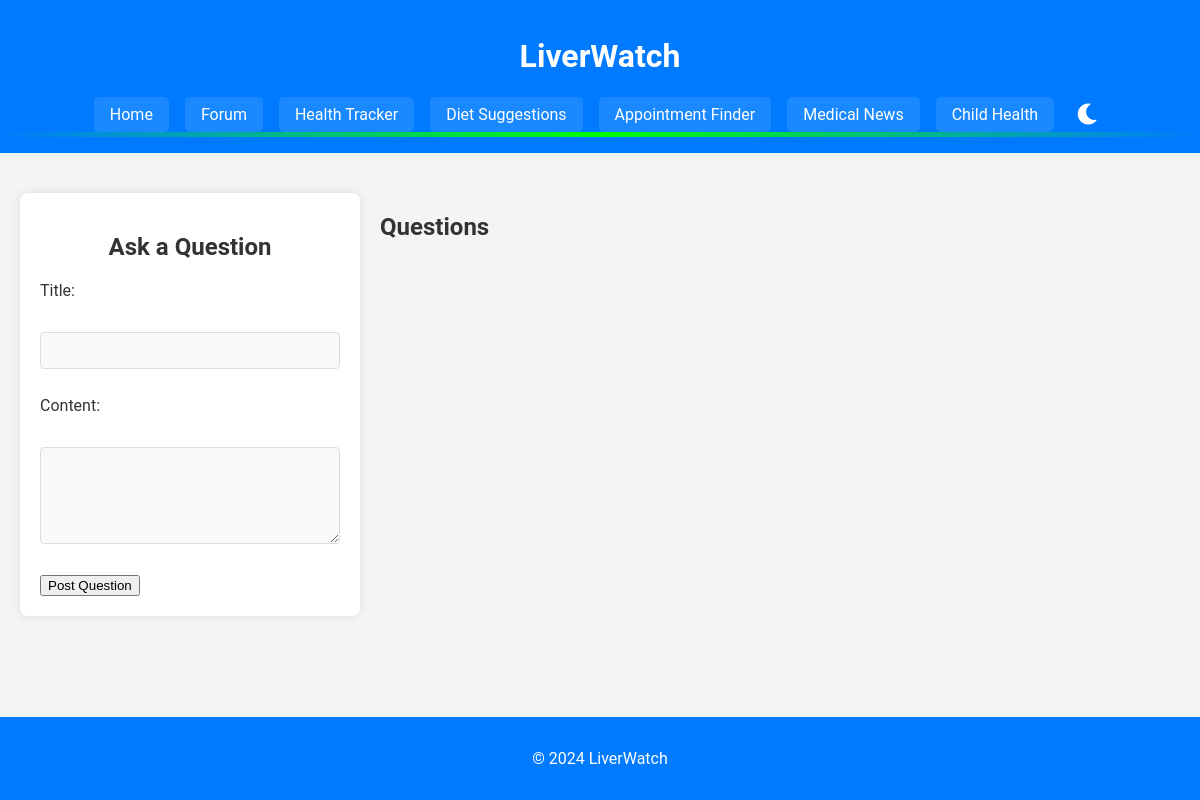
/forum, run on an earlier commit of the app's database.
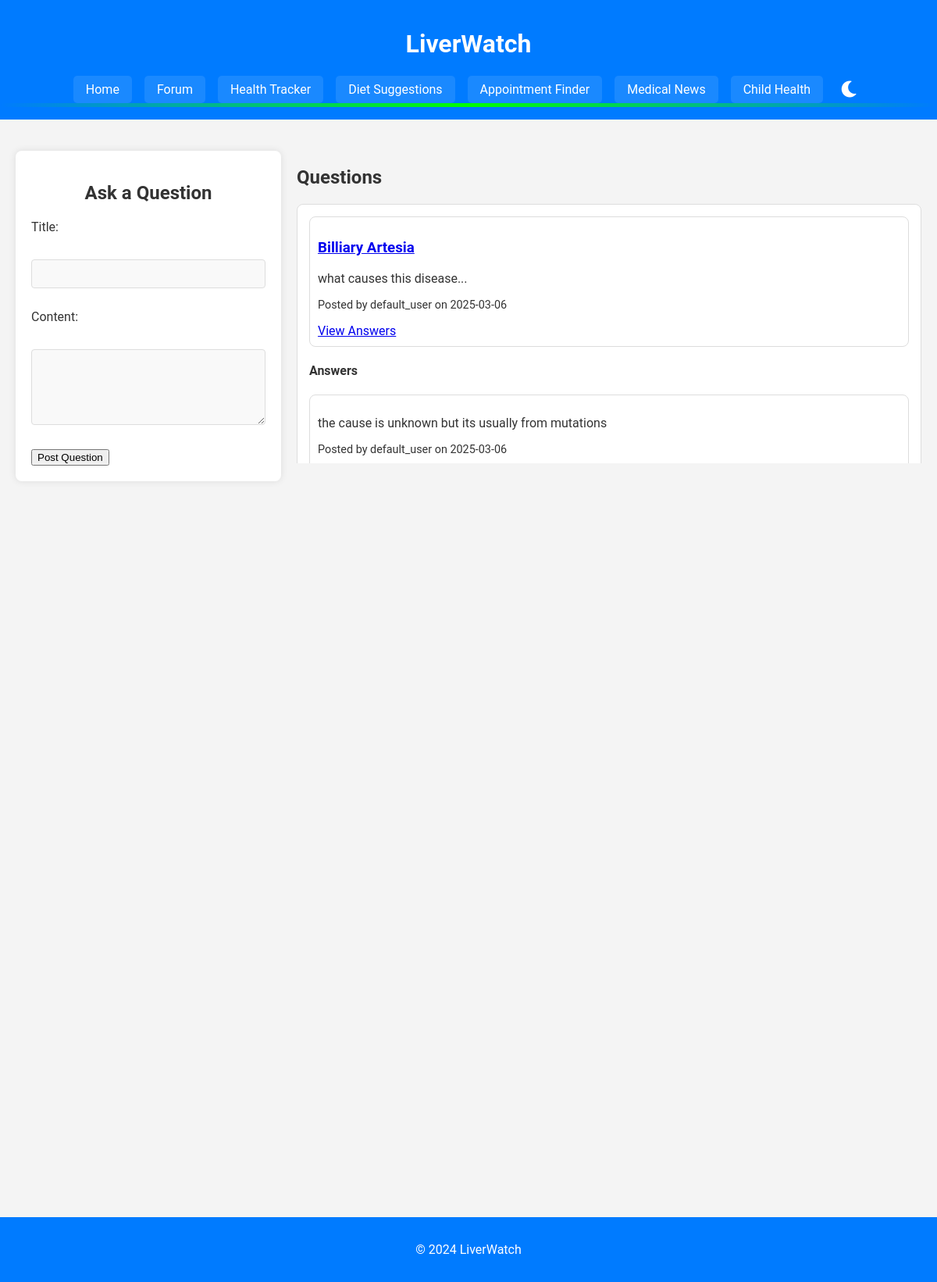
And on a later commit of the database.
### models.py (models this page shows, shortened)
class Question(db.Model):
    id = db.Column(db.Integer, primary_key=True)
    title = db.Column(db.String(200), nullable=False)
    content = db.Column(db.Text, nullable=False)
    date_posted = db.Column(db.DateTime, default=db.func.now())
    user_id = db.Column(db.Integer, db.ForeignKey('user.id'), nullable=False)
    user = db.relationship('User', backref=db.backref('questions', lazy=True))

class User(db.Model):
    id = db.Column(db.Integer, primary_key=True)
    username = db.Column(db.String(80), unique=True, nullable=False)
    email = db.Column(db.String(120), unique=True, nullable=False)

class Answer(db.Model):
    id = db.Column(db.Integer, primary_key=True)
    content = db.Column(db.Text, nullable=False)
    date_posted = db.Column(db.DateTime, default=db.func.now())
    question_id = db.Column(db.Integer, db.ForeignKey('question.id'), nullable=False)
    user_id = db.Column(db.Integer, db.ForeignKey('user.id'), nullable=False)
    question = db.relationship('Question', backref=db.backref('answers', lazy=True))
    user = db.relationship('User', backref=db.backref('answers', lazy=True))

### app.py (the view, shortened to what this page needs)
@app.route('/forum', methods=['GET', 'POST'])
def forum():
    form = QuestionForm()
    questions = Question.query.all()
    return render_template('forum.html', form=form, questions=questions)

### forms.py
class QuestionForm(FlaskForm):
    title = StringField('Title', validators=[DataRequired()])
    content = TextAreaField('Content', validators=[DataRequired()])
    submit = SubmitField('Post Question')

### templates/forum.html (shortened to what this page needs)
{% extends "base.html" %}
{% block content %}
<div class="forum-container">
    <section class="new-question-form">
        <h2>Ask a Question</h2>
        <form method="post">
            <label for="title">Title:</label><br>
            {{ form.title(size=50, required=true) }}<br><br>
            <label for="content">Content:</label><br>
            {{ form.content(rows="5", cols="50", required=true) }}<br><br>
            {{ form.submit() }}
        </form>
    </section>
    <section class="questions">
        <h2>Questions</h2>
        <div class="questions-scroll">
            {% for question in questions %}
            <div class="question-card">
                <article class="question-detail">
                    <h3 id="question-{{ question.id }}"><a href="{{ url_for('question_detail', question_id=question.id) }}">{{ question.title }}</a></h3>
                    <p>{{ question.content[:100] }}...</p>
                    <p class="meta">Posted by {{ question.user.username }} on {{ question.date_posted.strftime('%Y-%m-%d') }}</p>
                    <a href="#answers-{{ question.id }}">View Answers</a>
                </article>
                <section class="answers" id="answers-{{ question.id }}">
                    <h4>Answers</h4>
                    {% for answer in question.answers %}
                    <div class="answer-card">
                        <p>{{ answer.content }}</p>
                        <p class="meta">Posted by {{ answer.user.username }} on {{ answer.date_posted.strftime('%Y-%m-%d') }}</p>
                    </div>
                    {% endfor %}
                </section>
            </div>
            {% endfor %}
        </div>
    </section>
</div>
{% endblock %}

### templates/base.html (shortened to what this page needs)
<!DOCTYPE html>
<html lang="en">
<head>
    <link rel="stylesheet" href="{{ url_for('static', filename='style.css') }}">
    <link rel="stylesheet" href="https://cdnjs.cloudflare.com/ajax/libs/font-awesome/6.0.0-beta3/css/all.min.css">
</head>
<body>
    <header>
        <h1>LiverWatch</h1>
        <nav>
            <a href="{{ url_for('index') }}">Home</a>
            <a href="{{ url_for('forum') }}">Forum</a>
            <a href="{{ url_for('health_tracker') }}">Health Tracker</a>
            <a href="{{ url_for('diet_suggestions') }}">Diet Suggestions</a>
            <a href="{{ url_for('appointment_finder') }}">Appointment Finder</a>
            <a href="{{ url_for('medical_news') }}">Medical News</a>
            <a href="{{ url_for('child_health') }}">Child Health</a>
            <button id="theme-toggle" class="fas fa-moon"></button>
        </nav>
    </header>
    <main>
        {% block content %}{% endblock %}
    </main>
    <footer>
        <p>&copy; 2024 LiverWatch</p>
    </footer>
</body>
</html>

### static/style.css (style rules this page uses)
body { font-family: 'Roboto', sans-serif; margin: 0; padding: 0; background-color: #f4f4f4; color: #333; transition: background-color 0.3s, color 0.3s; }
header { background-color: #007bff; color: white; padding: 1em 0; text-align: center; position: relative; }
header::after { content: ''; display: block; width: 100%; height: 5px; background: linear-gradient(90deg, transparent, #00ff00, transparent); animation: heartbeat 1.5s infinite; }
nav { display: flex; justify-content: center; gap: 1em; margin-top: 1em; }
nav a { color: white; text-decoration: none; padding: 0.5em 1em; border-radius: 5px; background-color: rgba(255, 255, 255, 0.1); }
main { padding: 20px; padding-bottom: 100px; }
footer { text-align: center; padding: 1em 0; background-color: #007bff; color: white; position: fixed; bottom: 0; width: 100%; }
#theme-toggle { background: none; border: none; font-size: 1.5em; cursor: pointer; color: white; }
.forum-container { display: flex; justify-content: space-between; gap: 20px; }
.new-question-form, .new-answer-form { flex: 1; max-width: 300px; margin: 20px 0; padding: 20px; background-color: #fff; border-radius: 8px; box-shadow: 0 0 10px rgba(0, 0, 0, 0.1); }
.new-question-form h2, .new-answer-form h2 { text-align: center; color: #333; }
.new-question-form label, .new-answer-form label { display: block; margin-bottom: 5px; color: #333; }
.new-question-form input[type="text"], .new-question-form textarea, .new-answer-form textarea { width: 100%; padding: 10px; margin: 8px 0; border: 1px solid #ddd; border-radius: 4px; box-sizing: border-box; background-color: #f9f9f9; }
.questions, .question-answers { flex: 2; max-width: 800px; margin: 20px 0; height: 400px; overflow-y: auto; }
.questions-scroll { max-height: 100%; overflow-y: auto; }
.question-card { border: 1px solid #ddd; border-radius: 8px; padding: 15px; background-color: white; margin-bottom: 20px; transition: background-color 0.3s, box-shadow 0.3s; }
.question-detail, .answer-card { border: 1px solid #ddd; border-radius: 8px; padding: 10px; background-color: white; margin-bottom: 10px; transition: background-color 0.3s, box-shadow 0.3s; }
.question-detail h3, .answer-card h3 { color: #007bff; }
.question-detail p, .answer-card p { color: #333; }
.meta { font-size: 0.9em; color: #777; }

What changed in the data, as far as the page shows it:
added Question: title "Billiary Artesia", content "what causes this disease", user.username "default_user", date_posted "2025-03-06"
added Answer: content "the cause is unknown but its usually from mutations", user.username "default_user", date_posted "2025-03-06"
